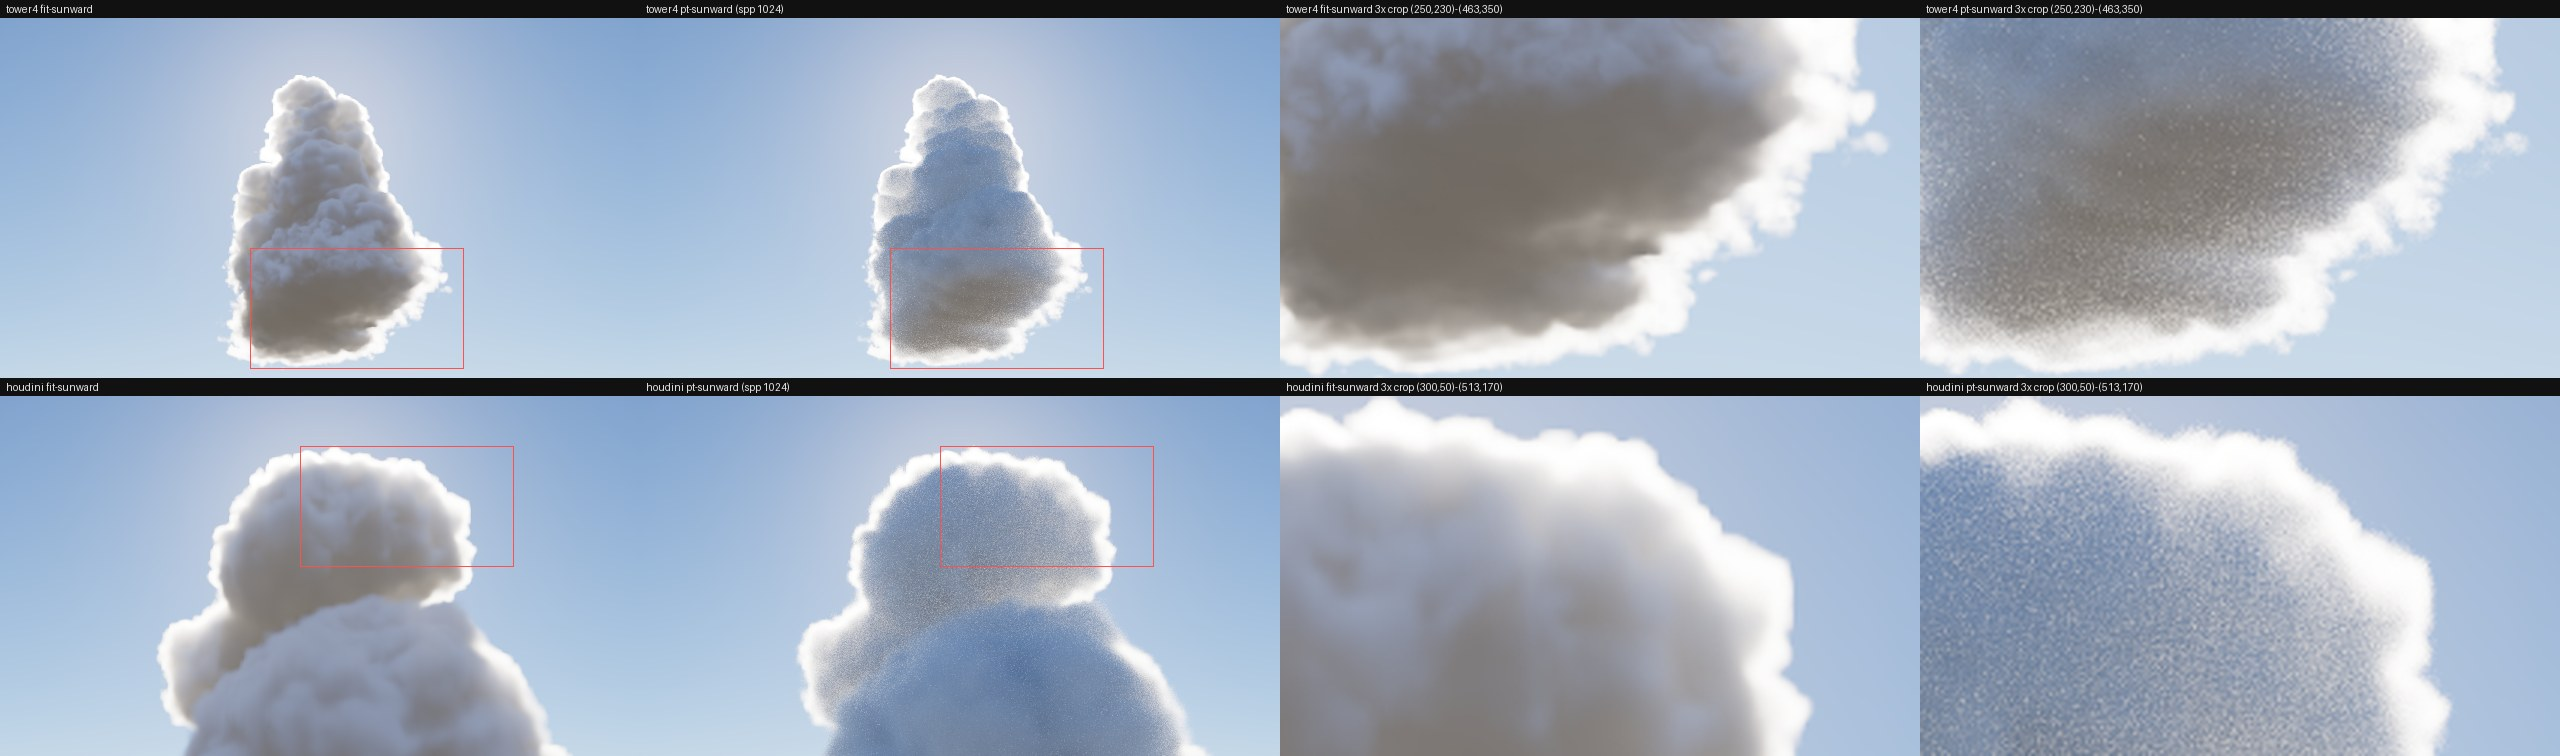

Generate this figure with Python:
# P2.9b sheet: rows tower4 / houdini; columns fit-sunward | pt-sunward (spp 1024) | 3x crop fit | 3x crop pt. Run from the repo root.
# Also prints cloud-body luminance (grey pixels, 2 px blur) for fit vs pt.
import numpy as np
from PIL import Image, ImageDraw, ImageFilter
D = 'work/captures/P2-9b/'
W, H, L = 640, 360, 18
CROP = {'tower4': (250, 230, 463, 350), 'houdini': (300, 50, 513, 170)}
sheet = Image.new('RGB', (4 * W, 2 * (L + H)), (17, 17, 17))
d = ImageDraw.Draw(sheet)
for r, c in enumerate(['tower4', 'houdini']):
    y = r * (L + H)
    x0, y0, x1, y1 = CROP[c]
    for i, v in enumerate(['fit-sunward', 'pt-sunward']):
        im = Image.open(f'{D}{c}/{v}.png').convert('RGB')
        sheet.paste(im, (i * W, y + L))
        d.text((i * W + 6, y + 3), f'{c} {v}' + (' (spp 1024)' if v[0] == 'p' else ''), fill=(230, 230, 230))
        d.rectangle((i * W + x0, y + L + y0, i * W + x1, y + L + y1), outline=(255, 80, 80))
        sheet.paste(im.crop(CROP[c]).resize((W, H), Image.LANCZOS), ((2 + i) * W, y + L))
        d.text(((2 + i) * W + 6, y + 3), f'{c} {v} 3x crop ({x0},{y0})-({x1},{y1})', fill=(230, 230, 230))
        g = np.asarray(im.convert('L').filter(ImageFilter.GaussianBlur(2)), float)
        a = np.asarray(im, float)
        m = (a[..., 2] - a[..., 0]) < 28
        print(c, v, 'cloud px', int(m.sum()), 'mean lum', round(g[m].mean(), 1), 'p95', round(float(np.percentile(g[m], 95)), 1))
sheet.save(D + 'sheet.jpg', quality=88)
